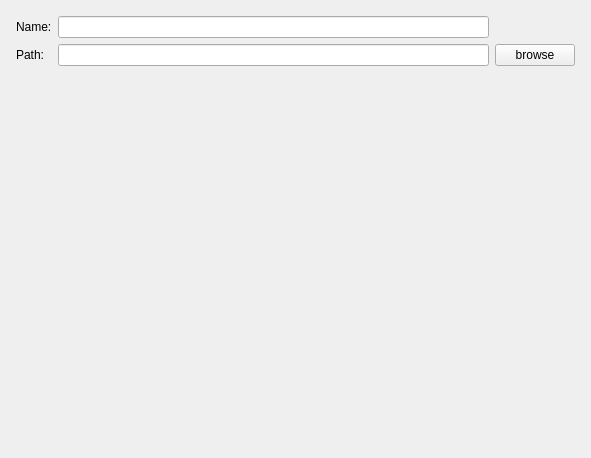
<?xml version="1.0" encoding="UTF-8"?>
<ui version="4.0">
 <class>ProSetPage</class>
 <widget class="QWizardPage" name="ProSetPage">
  <property name="geometry">
   <rect>
    <x>0</x>
    <y>0</y>
    <width>591</width>
    <height>458</height>
   </rect>
  </property>
  <property name="windowTitle">
   <string>WizardPage</string>
  </property>
  <layout class="QGridLayout" name="gridLayout_2">
   <item row="0" column="0">
    <layout class="QGridLayout" name="gridLayout">
     <property name="leftMargin">
      <number>5</number>
     </property>
     <property name="topMargin">
      <number>5</number>
     </property>
     <property name="rightMargin">
      <number>5</number>
     </property>
     <property name="bottomMargin">
      <number>5</number>
     </property>
     <item row="1" column="1">
      <widget class="QLineEdit" name="lineEdit_2"/>
     </item>
     <item row="0" column="0">
      <widget class="QLabel" name="label">
       <property name="text">
        <string>Name:</string>
       </property>
      </widget>
     </item>
     <item row="1" column="0">
      <widget class="QLabel" name="label_2">
       <property name="text">
        <string>Path:</string>
       </property>
      </widget>
     </item>
     <item row="1" column="2">
      <widget class="QPushButton" name="pushButton">
       <property name="text">
        <string>browse</string>
       </property>
      </widget>
     </item>
     <item row="2" column="1">
      <widget class="QLabel" name="tips">
       <property name="text">
        <string/>
       </property>
      </widget>
     </item>
     <item row="0" column="1">
      <widget class="QLineEdit" name="lineEdit"/>
     </item>
    </layout>
   </item>
  </layout>
 </widget>
 <resources/>
 <connections/>
</ui>
